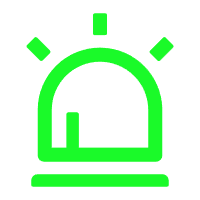
#> input picture alert_running.png, 200 x 200 px
$ python convert_icons.py
#> lines starting #> are read from the running program, lines starting #| are printed output that depends on the picture
from PIL import Image
import os

def convert_png_to_ico(png_file, ico_file):
#> called with png_file = 'alert_running.png', ico_file = 'alert_running.ico'
    try:
        # 打开PNG图像
        img = Image.open(png_file)
#> img is the input picture: PIL image 200x200 RGBA; mean R, G, B, A 5.7, 55, 9, 52.8

        # 调整大小为16x16和32x32（常用的图标尺寸）
        img_16 = img.resize((16, 16), Image.LANCZOS)
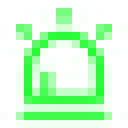
#> img_16: PIL image 16x16 RGBA (shown 8 times larger); mean R, G, B, A 11.6, 165.1, 22.1, 55.3; transparent parts drawn white
        img_32 = img.resize((32, 32), Image.LANCZOS)
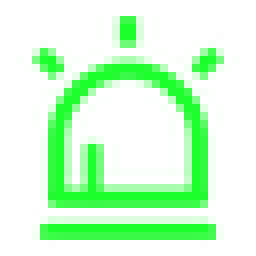
#> img_32: PIL image 32x32 RGBA (shown 8 times larger); mean R, G, B, A 8.7, 120.2, 16.4, 52.9; transparent parts drawn white

        # 保存为ICO文件，包含多个尺寸
        img_16.save(ico_file, format='ICO', sizes=[(16, 16), (32, 32)])

        print(f"成功将 {png_file} 转换为 {ico_file}")
        return True
    except Exception as e:
        print(f"转换失败: {e}")
        return False

# 转换图标
convert_png_to_ico("alert_running.png", "alert_running.ico")
convert_png_to_ico("alert_paused.png", "alert_paused.ico")
#> call 2 of convert_png_to_ico, with png_file = 'alert_paused.png', ico_file = 'alert_paused.ico'
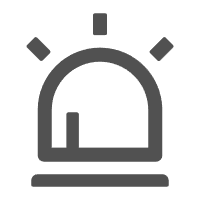
#> input picture alert_paused.png, 200 x 200 px
#> in convert_png_to_ico, img is the input picture: PIL image 200x200 RGBA; mean R, G, B, A 17.8, 17.8, 17.8, 52.8
#> in convert_png_to_ico (call 2), `img_16 = img.resize((16, 16), Image.LANCZOS)`:
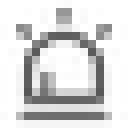
#> img_16: PIL image 16x16 RGBA (shown 8 times larger); mean R, G, B, A 49.2, 49.2, 49.2, 55.3; transparent parts drawn white
#> in convert_png_to_ico (call 2), `img_32 = img.resize((32, 32), Image.LANCZOS)`:
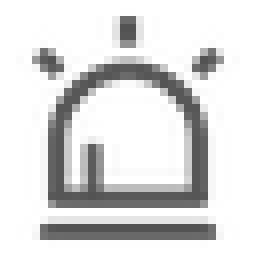
#> img_32: PIL image 32x32 RGBA (shown 8 times larger); mean R, G, B, A 34.2, 34.2, 34.2, 52.9; transparent parts drawn white

print("转换完成！")
